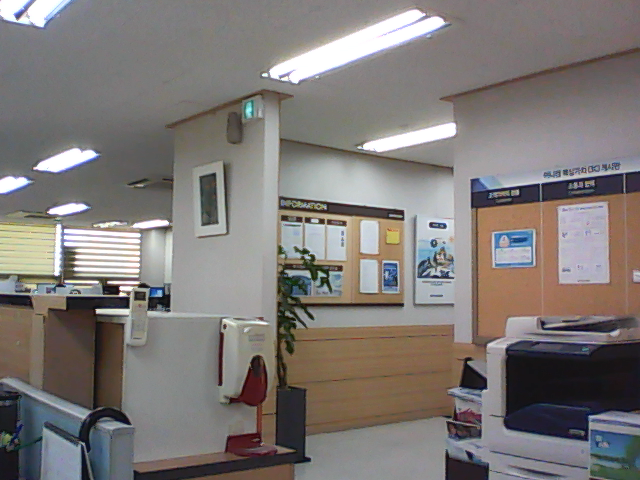
#> input picture optical-flow0.png, 640 x 480 px
$ python 28.optical_flow_0.py
#> lines starting #> are read from the running program, lines starting #| are printed output that depends on the picture; after the words box and inside, x2 and y2 are one past the last pixel; in counts of white or black regions, pixels touching at a corner belong together
import cv2 as cv
import numpy as np

img0 = cv.imread('optical-flow0.png')
#> img0 is the input picture: shape (480, 640, 3); mean B, G, R 118.7, 121.2, 126.3
img1 = cv.imread('optical-flow1.png')
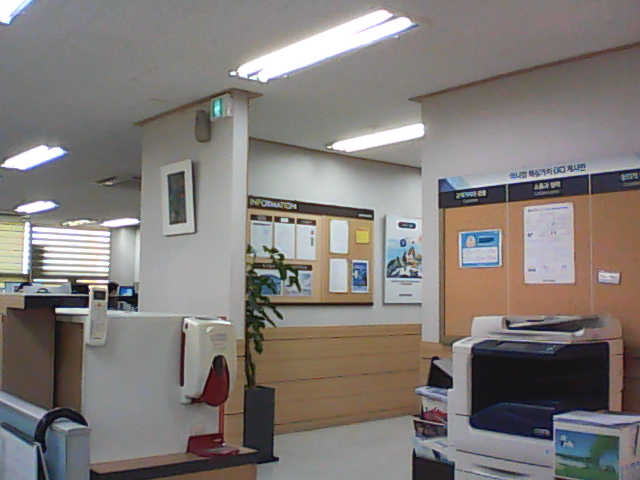
#> input picture optical-flow1.png, 640 x 480 px
#> img1 is the input picture: shape (480, 640, 3); mean B, G, R 120.7, 123.8, 129.4

img0_gray = cv.cvtColor(img0, cv.COLOR_BGR2GRAY)
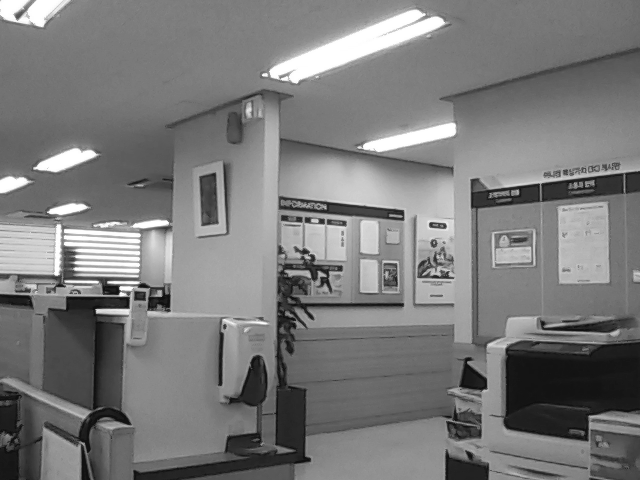
#> img0_gray: shape (480, 640); min 14, max 255, mean 122.4
img1_gray = cv.cvtColor(img1, cv.COLOR_BGR2GRAY)
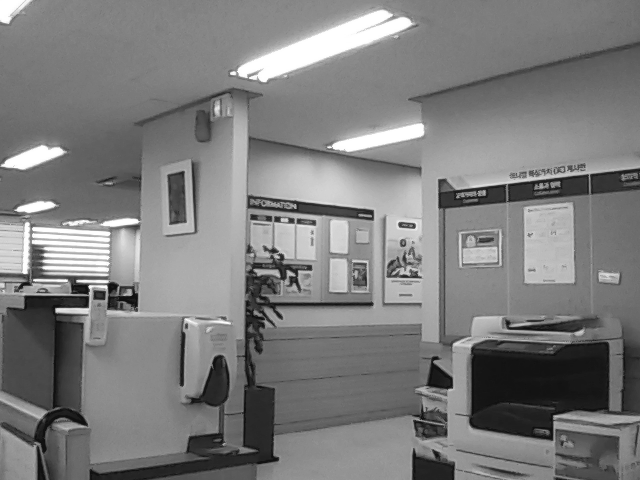
#> img1_gray: shape (480, 640); min 14, max 255, mean 125.1

# params for goodFeaturesToTrack
feature_params = dict( maxCorners = 100,
                       qualityLevel = 0.3,
                       minDistance = 7,
                       blockSize = 7 )

# select points that are easy to track using optical flow
pts0 = cv.goodFeaturesToTrack(img0_gray, **feature_params)
#> pts0 = 46 rows, first 8: [121, 289], [95, 311], [127, 297], [64, 230], [128, 306], [430, 224], [402, 217], [444, 226]
print('pts0 :', pts0.shape, pts0.dtype)
#| pts0 : (46, 1, 2) float32

# Parameters for lucas kanade optical flow
# winSize : kernel size
# maxLevel : maximum pyramid levels
# criteria : when to terminate the tracking algorithm
lk_params = dict( winSize  = (15,15),
                  maxLevel = 5,
                  criteria = (cv.TERM_CRITERIA_EPS | cv.TERM_CRITERIA_COUNT, 10, 0.03))

# calculate optical flow
# pts1 : new points found in img1_gray
# status : success or fail
# error : track error
pts1, status, error = cv.calcOpticalFlowPyrLK(img0_gray, img1_gray, pts0, None, **lk_params)
#> pts1 = 46 rows, first 8: [90.18, 287.8], [54.55, 310.2], [93.86, 296.1], [32.38, 228], [87.28, 305.3], [399.3, 223.9], [371.6, 216.7], [413.1, 225.8]; status = 46 values, max 1 at index 0, min 0 at index 10, mean 0.957; error = 46 values, max 74.72 at index 2, min 6.28e-38 at index 25, mean 12.02

print('pts1 :', pts1.shape, pts1.dtype)
#| pts1 : (46, 1, 2) float32
print('status :', status.shape, status.dtype)
#| status : (46, 1) uint8
print('error :', error.shape, error.dtype)
#| error : (46, 1) float32

# Select only success points
pts0_success = pts0[status==1]
#> pts0_success = 44 pairs, first value 48 to 624, second value 73 to 418
pts1_success = pts1[status==1]
#> pts1_success = 44 pairs, first value 15.8 to 589.3, second value 71.49 to 417.4

print('p0_success :', pts0_success.shape, pts0_success.dtype)
#| p0_success : (44, 2) float32
print('p1_success :', pts1_success.shape, pts1_success.dtype)
#| p1_success : (44, 2) float32

for p in pts0_success:
    cv.circle(img0, tuple(p), 3, (0,0,255))
#> this loop made 44 passes
#> p on passes 1 to 12: [121, 289], [95, 311], [127, 297], [64, 230], [128, 306], [430, 224], [402, 217], [444, 226], [325, 221], [539, 186], [57, 273], [159, 293]
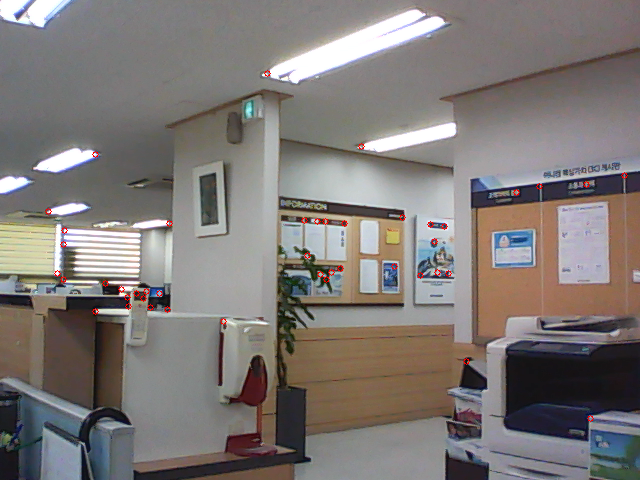
#> img0: shape (480, 640, 3); 0.23% of pixels changed, all inside (x1, y1, x2, y2) = (45, 70, 628, 422)

for p in pts1_success:
    cv.circle(img1, tuple(p), 3, (0,255,0))
#> this loop made 44 passes
#> p on passes 1 to 12: [90.18, 287.8], [54.55, 310.2], [93.86, 296.1], [32.38, 228], [87.28, 305.3], [399.3, 223.9], [371.6, 216.7], [413.1, 225.8], [294.7, 220.4], [505.3, 186.7], [25.3, 271.5], [128.7, 292.1]
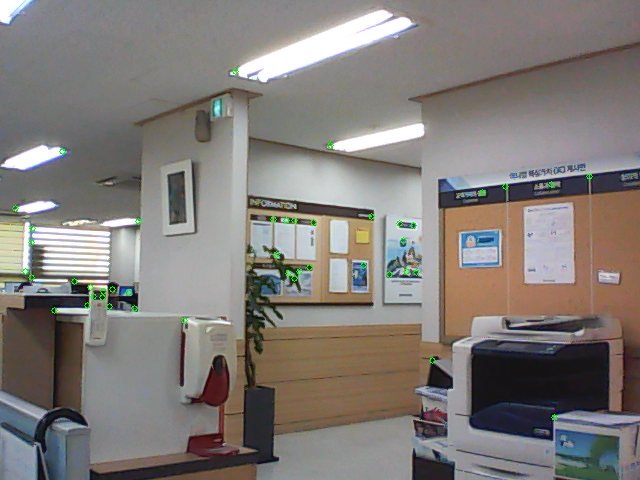
#> img1: shape (480, 640, 3); 0.23% of pixels changed, all inside (x1, y1, x2, y2) = (12, 68, 593, 421)

cv.imshow('img0', img0)
cv.imshow('img1', img1)
cv.waitKey()
